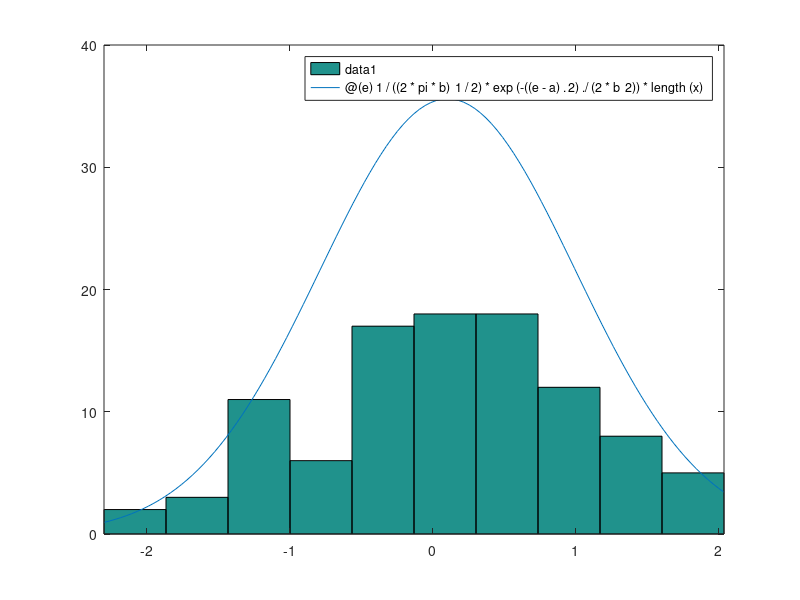

Write MATLAB code to recreate this figure.
x = randn(1,100);

a = mean(x); 
b = var(x); 
p =@(e)1/((2*pi*b)^1/2)*exp(-((e-a).^2)./(2*b^2))* length(x); 
hist(x);
hold on
fplot(p, [min(x) max(x)]);

%Distributia experimentala coincide cu  graficul densitatii de 
%probabilitate.